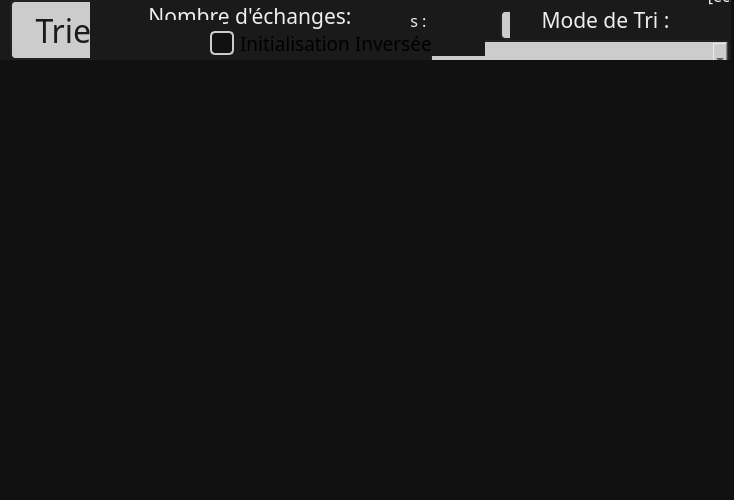
<?xml version="1.0" encoding="UTF-8"?>
<ui version="4.0">
 <class>SortingAlgorithmDeluxe</class>
 <widget class="QMainWindow" name="SortingAlgorithmDeluxe">
  <property name="geometry">
   <rect>
    <x>0</x>
    <y>0</y>
    <width>734</width>
    <height>500</height>
   </rect>
  </property>
  <property name="windowTitle">
   <string>SortingAlgorithmDeluxe</string>
  </property>
  <property name="styleSheet">
   <string notr="true">* {
    font-family: &quot;Renogare&quot;; 
	background-color: #111111;
}

</string>
  </property>
  <widget class="QWidget" name="centralwidget">
   <widget class="QGraphicsView" name="sortGraphicView">
    <property name="geometry">
     <rect>
      <x>-340</x>
      <y>170</y>
      <width>500</width>
      <height>500</height>
     </rect>
    </property>
    <property name="styleSheet">
     <string notr="true">    border: none;</string>
    </property>
   </widget>
   <widget class="QFrame" name="topFrame">
    <property name="geometry">
     <rect>
      <x>0</x>
      <y>-20</y>
      <width>731</width>
      <height>80</height>
     </rect>
    </property>
    <property name="palette">
     <palette>
      <active>
       <colorrole role="WindowText">
        <brush brushstyle="SolidPattern">
         <color alpha="255">
          <red>255</red>
          <green>255</green>
          <blue>255</blue>
         </color>
        </brush>
       </colorrole>
       <colorrole role="Button">
        <brush brushstyle="SolidPattern">
         <color alpha="255">
          <red>26</red>
          <green>26</green>
          <blue>26</blue>
         </color>
        </brush>
       </colorrole>
       <colorrole role="Light">
        <brush brushstyle="SolidPattern">
         <color alpha="255">
          <red>67</red>
          <green>67</green>
          <blue>67</blue>
         </color>
        </brush>
       </colorrole>
       <colorrole role="Midlight">
        <brush brushstyle="SolidPattern">
         <color alpha="255">
          <red>56</red>
          <green>56</green>
          <blue>56</blue>
         </color>
        </brush>
       </colorrole>
       <colorrole role="Dark">
        <brush brushstyle="SolidPattern">
         <color alpha="255">
          <red>22</red>
          <green>22</green>
          <blue>22</blue>
         </color>
        </brush>
       </colorrole>
       <colorrole role="Mid">
        <brush brushstyle="SolidPattern">
         <color alpha="255">
          <red>30</red>
          <green>30</green>
          <blue>30</blue>
         </color>
        </brush>
       </colorrole>
       <colorrole role="Text">
        <brush brushstyle="SolidPattern">
         <color alpha="255">
          <red>255</red>
          <green>255</green>
          <blue>255</blue>
         </color>
        </brush>
       </colorrole>
       <colorrole role="BrightText">
        <brush brushstyle="SolidPattern">
         <color alpha="255">
          <red>255</red>
          <green>255</green>
          <blue>255</blue>
         </color>
        </brush>
       </colorrole>
       <colorrole role="ButtonText">
        <brush brushstyle="SolidPattern">
         <color alpha="255">
          <red>255</red>
          <green>255</green>
          <blue>255</blue>
         </color>
        </brush>
       </colorrole>
       <colorrole role="Base">
        <brush brushstyle="SolidPattern">
         <color alpha="255">
          <red>26</red>
          <green>26</green>
          <blue>26</blue>
         </color>
        </brush>
       </colorrole>
       <colorrole role="Window">
        <brush brushstyle="SolidPattern">
         <color alpha="255">
          <red>26</red>
          <green>26</green>
          <blue>26</blue>
         </color>
        </brush>
       </colorrole>
       <colorrole role="Shadow">
        <brush brushstyle="SolidPattern">
         <color alpha="255">
          <red>0</red>
          <green>0</green>
          <blue>0</blue>
         </color>
        </brush>
       </colorrole>
       <colorrole role="AlternateBase">
        <brush brushstyle="SolidPattern">
         <color alpha="255">
          <red>22</red>
          <green>22</green>
          <blue>22</blue>
         </color>
        </brush>
       </colorrole>
       <colorrole role="ToolTipBase">
        <brush brushstyle="SolidPattern">
         <color alpha="255">
          <red>255</red>
          <green>255</green>
          <blue>220</blue>
         </color>
        </brush>
       </colorrole>
       <colorrole role="ToolTipText">
        <brush brushstyle="SolidPattern">
         <color alpha="255">
          <red>0</red>
          <green>0</green>
          <blue>0</blue>
         </color>
        </brush>
       </colorrole>
       <colorrole role="PlaceholderText">
        <brush brushstyle="SolidPattern">
         <color alpha="127">
          <red>255</red>
          <green>255</green>
          <blue>255</blue>
         </color>
        </brush>
       </colorrole>
       <colorrole role="Accent">
        <brush brushstyle="SolidPattern">
         <color alpha="255">
          <red>0</red>
          <green>0</green>
          <blue>0</blue>
         </color>
        </brush>
       </colorrole>
      </active>
      <inactive>
       <colorrole role="WindowText">
        <brush brushstyle="SolidPattern">
         <color alpha="255">
          <red>255</red>
          <green>255</green>
          <blue>255</blue>
         </color>
        </brush>
       </colorrole>
       <colorrole role="Button">
        <brush brushstyle="SolidPattern">
         <color alpha="255">
          <red>26</red>
          <green>26</green>
          <blue>26</blue>
         </color>
        </brush>
       </colorrole>
       <colorrole role="Light">
        <brush brushstyle="SolidPattern">
         <color alpha="255">
          <red>67</red>
          <green>67</green>
          <blue>67</blue>
         </color>
        </brush>
       </colorrole>
       <colorrole role="Midlight">
        <brush brushstyle="SolidPattern">
         <color alpha="255">
          <red>56</red>
          <green>56</green>
          <blue>56</blue>
         </color>
        </brush>
       </colorrole>
       <colorrole role="Dark">
        <brush brushstyle="SolidPattern">
         <color alpha="255">
          <red>22</red>
          <green>22</green>
          <blue>22</blue>
         </color>
        </brush>
       </colorrole>
       <colorrole role="Mid">
        <brush brushstyle="SolidPattern">
         <color alpha="255">
          <red>30</red>
          <green>30</green>
          <blue>30</blue>
         </color>
        </brush>
       </colorrole>
       <colorrole role="Text">
        <brush brushstyle="SolidPattern">
         <color alpha="255">
          <red>255</red>
          <green>255</green>
          <blue>255</blue>
         </color>
        </brush>
       </colorrole>
       <colorrole role="BrightText">
        <brush brushstyle="SolidPattern">
         <color alpha="255">
          <red>255</red>
          <green>255</green>
          <blue>255</blue>
         </color>
        </brush>
       </colorrole>
       <colorrole role="ButtonText">
        <brush brushstyle="SolidPattern">
         <color alpha="255">
          <red>255</red>
          <green>255</green>
          <blue>255</blue>
         </color>
        </brush>
       </colorrole>
       <colorrole role="Base">
        <brush brushstyle="SolidPattern">
         <color alpha="255">
          <red>26</red>
          <green>26</green>
          <blue>26</blue>
         </color>
        </brush>
       </colorrole>
       <colorrole role="Window">
        <brush brushstyle="SolidPattern">
         <color alpha="255">
          <red>26</red>
          <green>26</green>
          <blue>26</blue>
         </color>
        </brush>
       </colorrole>
       <colorrole role="Shadow">
        <brush brushstyle="SolidPattern">
         <color alpha="255">
          <red>0</red>
          <green>0</green>
          <blue>0</blue>
         </color>
        </brush>
       </colorrole>
       <colorrole role="AlternateBase">
        <brush brushstyle="SolidPattern">
         <color alpha="255">
          <red>22</red>
          <green>22</green>
          <blue>22</blue>
         </color>
        </brush>
       </colorrole>
       <colorrole role="ToolTipBase">
        <brush brushstyle="SolidPattern">
         <color alpha="255">
          <red>255</red>
          <green>255</green>
          <blue>220</blue>
         </color>
        </brush>
       </colorrole>
       <colorrole role="ToolTipText">
        <brush brushstyle="SolidPattern">
         <color alpha="255">
          <red>0</red>
          <green>0</green>
          <blue>0</blue>
         </color>
        </brush>
       </colorrole>
       <colorrole role="PlaceholderText">
        <brush brushstyle="SolidPattern">
         <color alpha="127">
          <red>255</red>
          <green>255</green>
          <blue>255</blue>
         </color>
        </brush>
       </colorrole>
       <colorrole role="Accent">
        <brush brushstyle="SolidPattern">
         <color alpha="255">
          <red>0</red>
          <green>0</green>
          <blue>0</blue>
         </color>
        </brush>
       </colorrole>
      </inactive>
      <disabled>
       <colorrole role="WindowText">
        <brush brushstyle="SolidPattern">
         <color alpha="255">
          <red>22</red>
          <green>22</green>
          <blue>22</blue>
         </color>
        </brush>
       </colorrole>
       <colorrole role="Button">
        <brush brushstyle="SolidPattern">
         <color alpha="255">
          <red>26</red>
          <green>26</green>
          <blue>26</blue>
         </color>
        </brush>
       </colorrole>
       <colorrole role="Light">
        <brush brushstyle="SolidPattern">
         <color alpha="255">
          <red>67</red>
          <green>67</green>
          <blue>67</blue>
         </color>
        </brush>
       </colorrole>
       <colorrole role="Midlight">
        <brush brushstyle="SolidPattern">
         <color alpha="255">
          <red>56</red>
          <green>56</green>
          <blue>56</blue>
         </color>
        </brush>
       </colorrole>
       <colorrole role="Dark">
        <brush brushstyle="SolidPattern">
         <color alpha="255">
          <red>22</red>
          <green>22</green>
          <blue>22</blue>
         </color>
        </brush>
       </colorrole>
       <colorrole role="Mid">
        <brush brushstyle="SolidPattern">
         <color alpha="255">
          <red>30</red>
          <green>30</green>
          <blue>30</blue>
         </color>
        </brush>
       </colorrole>
       <colorrole role="Text">
        <brush brushstyle="SolidPattern">
         <color alpha="255">
          <red>22</red>
          <green>22</green>
          <blue>22</blue>
         </color>
        </brush>
       </colorrole>
       <colorrole role="BrightText">
        <brush brushstyle="SolidPattern">
         <color alpha="255">
          <red>255</red>
          <green>255</green>
          <blue>255</blue>
         </color>
        </brush>
       </colorrole>
       <colorrole role="ButtonText">
        <brush brushstyle="SolidPattern">
         <color alpha="255">
          <red>22</red>
          <green>22</green>
          <blue>22</blue>
         </color>
        </brush>
       </colorrole>
       <colorrole role="Base">
        <brush brushstyle="SolidPattern">
         <color alpha="255">
          <red>26</red>
          <green>26</green>
          <blue>26</blue>
         </color>
        </brush>
       </colorrole>
       <colorrole role="Window">
        <brush brushstyle="SolidPattern">
         <color alpha="255">
          <red>26</red>
          <green>26</green>
          <blue>26</blue>
         </color>
        </brush>
       </colorrole>
       <colorrole role="Shadow">
        <brush brushstyle="SolidPattern">
         <color alpha="255">
          <red>0</red>
          <green>0</green>
          <blue>0</blue>
         </color>
        </brush>
       </colorrole>
       <colorrole role="AlternateBase">
        <brush brushstyle="SolidPattern">
         <color alpha="255">
          <red>45</red>
          <green>45</green>
          <blue>45</blue>
         </color>
        </brush>
       </colorrole>
       <colorrole role="ToolTipBase">
        <brush brushstyle="SolidPattern">
         <color alpha="255">
          <red>255</red>
          <green>255</green>
          <blue>220</blue>
         </color>
        </brush>
       </colorrole>
       <colorrole role="ToolTipText">
        <brush brushstyle="SolidPattern">
         <color alpha="255">
          <red>0</red>
          <green>0</green>
          <blue>0</blue>
         </color>
        </brush>
       </colorrole>
       <colorrole role="PlaceholderText">
        <brush brushstyle="SolidPattern">
         <color alpha="127">
          <red>22</red>
          <green>22</green>
          <blue>22</blue>
         </color>
        </brush>
       </colorrole>
       <colorrole role="Accent">
        <brush brushstyle="SolidPattern">
         <color alpha="255">
          <red>32</red>
          <green>32</green>
          <blue>32</blue>
         </color>
        </brush>
       </colorrole>
      </disabled>
     </palette>
    </property>
    <property name="styleSheet">
     <string notr="true">background-color: #1a1a1a;    border: none;</string>
    </property>
    <property name="frameShape">
     <enum>QFrame::StyledPanel</enum>
    </property>
    <property name="frameShadow">
     <enum>QFrame::Raised</enum>
    </property>
    <widget class="QPushButton" name="startSortingButton">
     <property name="geometry">
      <rect>
       <x>10</x>
       <y>20</y>
       <width>120</width>
       <height>60</height>
      </rect>
     </property>
     <property name="font">
      <font>
       <family>Renogare</family>
       <pointsize>24</pointsize>
      </font>
     </property>
     <property name="styleSheet">
      <string notr="true">QPushButton {
	background-color: #cccccc;
	color:  #1a1a1a;
	border-radius: 5px;
 	border: 2px solid #222222;
}

QPushButton:hover {
	background-color: #eeeeee;
 	border: 2px solid #666666;
}
</string>
     </property>
     <property name="text">
      <string>Trier</string>
     </property>
    </widget>
    <widget class="QPushButton" name="resetButton">
     <property name="geometry">
      <rect>
       <x>140</x>
       <y>20</y>
       <width>160</width>
       <height>40</height>
      </rect>
     </property>
     <property name="font">
      <font>
       <family>Renogare</family>
       <pointsize>16</pointsize>
      </font>
     </property>
     <property name="styleSheet">
      <string notr="true">QPushButton {
	background-color: #cccccc;
	color:  #1a1a1a;
	border-radius: 5px;
 	border: 2px solid #222222;
}

QPushButton:hover {
	background-color: #eeeeee;
 	border: 2px solid #666666;
}
</string>
     </property>
     <property name="text">
      <string>Réinitialiser</string>
     </property>
    </widget>
    <widget class="QLineEdit" name="delayLineEdit">
     <property name="geometry">
      <rect>
       <x>530</x>
       <y>0</y>
       <width>80</width>
       <height>30</height>
      </rect>
     </property>
     <property name="font">
      <font>
       <family>Renogare</family>
       <pointsize>16</pointsize>
      </font>
     </property>
     <property name="styleSheet">
      <string notr="true">QLineEdit {
	background-color: #cccccc;
	color:  #1a1a1a;
	border-radius: 5px;
 	border: 2px solid #222222;
	padding: 0 0 2px
}

QLineEdit:hover {
	background-color: #eeeeee;
 	border: 2px solid #666666;
}
QLineEdit:focus {
	background-color: #eeeeee;
 	border: 2px solid #666666;}</string>
     </property>
     <property name="text">
      <string/>
     </property>
    </widget>
    <widget class="QLabel" name="delayLabel">
     <property name="geometry">
      <rect>
       <x>270</x>
       <y>0</y>
       <width>261</width>
       <height>20</height>
      </rect>
     </property>
     <property name="font">
      <font>
       <family>Renogare</family>
       <pointsize>12</pointsize>
      </font>
     </property>
     <property name="styleSheet">
      <string notr="true">	color: #eee;
</string>
     </property>
     <property name="text">
      <string>Délai en millisecondes :</string>
     </property>
    </widget>
    <widget class="QLabel" name="itemNumberLabel">
     <property name="geometry">
      <rect>
       <x>270</x>
       <y>30</y>
       <width>231</width>
       <height>20</height>
      </rect>
     </property>
     <property name="font">
      <font>
       <family>Renogare</family>
       <pointsize>12</pointsize>
      </font>
     </property>
     <property name="styleSheet">
      <string notr="true">	color: #eee;
</string>
     </property>
     <property name="text">
      <string>Nombre d'éléments :</string>
     </property>
    </widget>
    <widget class="QLineEdit" name="itemNumberLineEdit">
     <property name="geometry">
      <rect>
       <x>500</x>
       <y>30</y>
       <width>80</width>
       <height>30</height>
      </rect>
     </property>
     <property name="font">
      <font>
       <family>Renogare</family>
       <pointsize>16</pointsize>
      </font>
     </property>
     <property name="styleSheet">
      <string notr="true">QLineEdit {
	background-color: #cccccc;
	color:  #1a1a1a;
	border-radius: 5px;
 	border: 2px solid #222222;
	padding: 0 0 2px
}

QLineEdit:hover {
	background-color: #eeeeee;
 	border: 2px solid #666666;
}
QLineEdit:focus {
	background-color: #eeeeee;
 	border: 2px solid #666666;}</string>
     </property>
    </widget>
    <widget class="QLabel" name="leaveLabel">
     <property name="geometry">
      <rect>
       <x>650</x>
       <y>0</y>
       <width>191</width>
       <height>31</height>
      </rect>
     </property>
     <property name="font">
      <font>
       <family>Renogare</family>
       <pointsize>12</pointsize>
      </font>
     </property>
     <property name="styleSheet">
      <string notr="true">	color: #eee;
</string>
     </property>
     <property name="text">
      <string>Quitter [échap]</string>
     </property>
    </widget>
    <widget class="QComboBox" name="sortingMethodsComboBox">
     <property name="geometry">
      <rect>
       <x>430</x>
       <y>60</y>
       <width>300</width>
       <height>40</height>
      </rect>
     </property>
     <property name="font">
      <font>
       <family>Renogare</family>
       <pointsize>16</pointsize>
      </font>
     </property>
     <property name="styleSheet">
      <string notr="true">QComboBox {
	background-color: #cccccc;
	color:  #1a1a1a;
	border-radius: 5px;
 	border: 2px solid #222222;
	padding: 0 0 0 7px

}

QComboBox:hover {
	background-color: #eeeeee;
 	border: 2px solid #666666;
}

QComboBox QAbstractItemView {
            	background-color: #1a1a1a;
				color:  #eeeeee;
        }
</string>
     </property>
     <property name="maxVisibleItems">
      <number>15</number>
     </property>
    </widget>
    <widget class="QLabel" name="sortingMethodsLabel">
     <property name="geometry">
      <rect>
       <x>510</x>
       <y>20</y>
       <width>191</width>
       <height>40</height>
      </rect>
     </property>
     <property name="font">
      <font>
       <family>Renogare</family>
       <pointsize>16</pointsize>
      </font>
     </property>
     <property name="styleSheet">
      <string notr="true">	color: #eee;
</string>
     </property>
     <property name="text">
      <string>Mode de Tri :</string>
     </property>
     <property name="alignment">
      <set>Qt::AlignCenter</set>
     </property>
    </widget>
    <widget class="QLabel" name="stepNumberLabel">
     <property name="geometry">
      <rect>
       <x>90</x>
       <y>20</y>
       <width>320</width>
       <height>61</height>
      </rect>
     </property>
     <property name="font">
      <font>
       <family>Renogare</family>
       <pointsize>16</pointsize>
      </font>
     </property>
     <property name="styleSheet">
      <string notr="true">	color: #eee;
</string>
     </property>
     <property name="text">
      <string>Nombre d'échanges: 
...</string>
     </property>
     <property name="alignment">
      <set>Qt::AlignCenter</set>
     </property>
    </widget>
    <widget class="QPushButton" name="nerterButton">
     <property name="geometry">
      <rect>
       <x>140</x>
       <y>40</y>
       <width>83</width>
       <height>29</height>
      </rect>
     </property>
     <property name="text">
      <string/>
     </property>
    </widget>
    <widget class="QCheckBox" name="reverseInitialisationBox">
     <property name="geometry">
      <rect>
       <x>210</x>
       <y>50</y>
       <width>275</width>
       <height>26</height>
      </rect>
     </property>
     <property name="font">
      <font>
       <family>Renogare</family>
       <pointsize>14</pointsize>
      </font>
     </property>
     <property name="styleSheet">
      <string notr="true">
QCheckBox::indicator {
    width: 20px;            
    height: 20px;         
	background-color: #111111;
	border-radius: 5px;
 	border: 2px solid;
	border-color:#cccccc;
}

QCheckBox::indicator:hover {
 	border: 2px solid;
	border-color:#eeeeee;

}
QCheckBox::indicator:checked {
    background-color:#cccccc; 
}
QCheckBox::indicator:unchecked {
	background-color: #111111;
}</string>
     </property>
     <property name="text">
      <string>Initialisation Inversée</string>
     </property>
     <property name="tristate">
      <bool>false</bool>
     </property>
    </widget>
    <zorder>delayLabel</zorder>
    <zorder>itemNumberLabel</zorder>
    <zorder>startSortingButton</zorder>
    <zorder>resetButton</zorder>
    <zorder>leaveLabel</zorder>
    <zorder>delayLineEdit</zorder>
    <zorder>itemNumberLineEdit</zorder>
    <zorder>sortingMethodsLabel</zorder>
    <zorder>stepNumberLabel</zorder>
    <zorder>sortingMethodsComboBox</zorder>
    <zorder>nerterButton</zorder>
    <zorder>reverseInitialisationBox</zorder>
   </widget>
   <zorder>topFrame</zorder>
   <zorder>sortGraphicView</zorder>
  </widget>
  <widget class="QMenuBar" name="menubar">
   <property name="geometry">
    <rect>
     <x>0</x>
     <y>0</y>
     <width>734</width>
     <height>26</height>
    </rect>
   </property>
  </widget>
  <widget class="QStatusBar" name="statusbar"/>
 </widget>
 <resources/>
 <connections/>
</ui>
